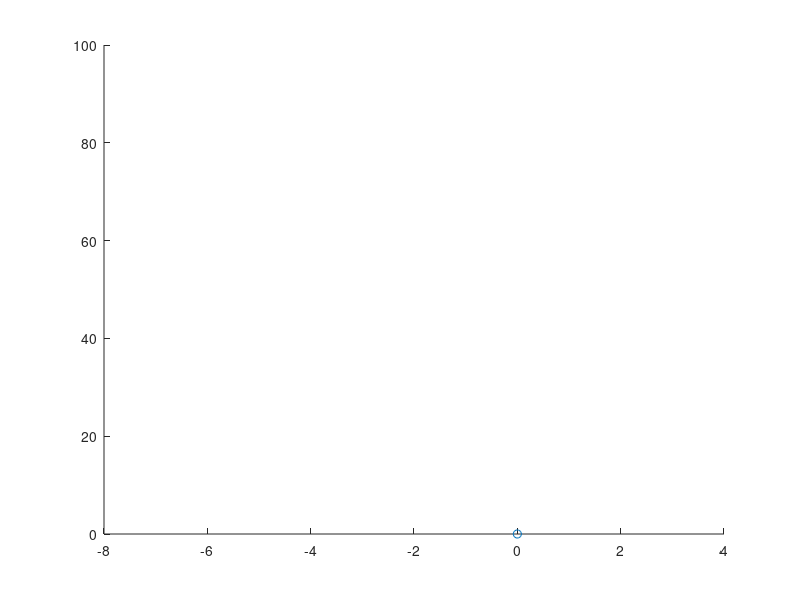

Write the MATLAB code that produced this figure. (Note: this script raises an error after producing the figure.)
%%%%%%%%%%%%%%%%%%%%%%%%%%%%%%%%%%%%%%%%%%%%%%%%%%%%%%%%%%%%%%%%%%%%%%%%%%%%%%%%
%
% Simulation of distraction-aware planning for a 2D point mass.
%
%%%%%%%%%%%%%%%%%%%%%%%%%%%%%%%%%%%%%%%%%%%%%%%%%%%%%%%%%%%%%%%%%%%%%%%%%%%%%%%%


%% Parameters.
u_max = 4.0; % Maximum acceleration/deceleration (m/s/s).
max_velocity_delta = 5.0; % Maximum velocity change (m/s).
min_dist = 1.0; % Closest vehicles should ever get (m).

%% Initial states (p = position, v = velocity).
ph0 = [60.0, -4.0];
vh0 = [-10.0, 0.0];

pr0 = [0.0, 0.0];
vr0 = [10.0, 0.0];

%% Time definition
dt = 0.1;
max_time = 5.0;
times = 0.0:dt:max_time;


%% Hardcode human trajectory and nominal robot trajectory as straight lines
% at constant speed.
% TODO! For now assuming just moving at initial velocity.
u_h = zeros(2, length(times));
half_T = floor(length(times) / 2);
k = 5;
u_h(2,half_T-k:half_T) = -1.0;
u_h(2,half_T+1:half_T+k*2+2) = 1.0;


%% Loop over time and figure out maximal T (time to potential unavoidable
% collision), and apply corresponding control.

ph = ph0; vh = vh0;
pr = pr0; vr = vr0;

fgh = figure();
axh = axes('Parent',fgh); 
scatter(ph(2), ph(1), 'ro');
scatter(pr(2), pr(1), 'bo');
axis([-8 4 0 100]);

for i=1:length(times)
  %t = times(i);
  % Compute time till states get close in x, y.
  p_rel = ph - pr; 
  vr_desired = vr0;

  if p_rel(1) >= 0
      [max_tx, ty] = compute_max_tx_ty(ph, vh, pr, vr, max_velocity_delta, ...
          min_dist, u_max);
      T = max(max_tx, ty);

      % Determine robot's ideal speed. This will either be the nominal
      % speed or it will mean slowing down as much as possible.
      % TODO! Make this max velocity change relative to last speed not
      % initial speed. That will help keep things dynamically feasible.
      if max_tx > ty
        vr_desired(1) = vr_desired(1) - max_velocity_delta;
      end
  end

  vh
  u_h(:,i)'
  vh = vh + u_h(:,i)' * dt;
  
  
  % Update human and robot states.
  ph = ph + vh * dt;
  pr = pr + vr_desired * dt;
  
  %vr_desired
  %vh0
  
  %ph
  % Plot/animate this over time.
  % TODO!
  pause(dt);
  hold all; 
  scatter(ph(2), ph(1), 'ro');
  scatter(pr(2), pr(1), 'bo');
   
end

%% Utility function to compute max time to "collision" in x and y.
function [tx, ty] = compute_max_tx_ty(ph, vh, pr, vr, max_velocity_delta, ...
    min_dist, u_max)
  p_rel = ph - pr;
  v_rel = vh - vr;

  % Adjust v_rel in x-direction so as to maximize time to collision in x.
  v_rel(1) = v_rel(1) + max_velocity_delta;

  % Time till states get too close in x is either 0 (if already that close)
  % or something more complicated.
  tx = 0.0;
  if abs(p_rel(1)) > min_dist
    tx = (v_rel(1) / u_max) * sign(p_rel(1)) + ...
         sqrt(v_rel(1)*v_rel(1) + u_max * (abs(p_rel(1)) - min_dist)) / u_max;
  end

  % Same for time to get close in y.
  ty = 0.0;
  if abs(p_rel(2)) > min_dist
    ty = (v_rel(2) / u_max) * sign(p_rel(2)) + ...
         sqrt(v_rel(2)*v_rel(2) + u_max * (abs(p_rel(2)) - min_dist)) / u_max;
  end
  
  %tx
  %ty
end
